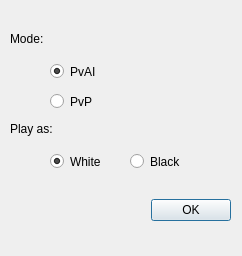
<?xml version="1.0" encoding="UTF-8"?>
<ui version="4.0">
 <class>Startup</class>
 <widget class="QDialog" name="Startup">
  <property name="geometry">
   <rect>
    <x>0</x>
    <y>0</y>
    <width>242</width>
    <height>256</height>
   </rect>
  </property>
  <property name="windowTitle">
   <string>Welcome</string>
  </property>
  <property name="modal">
   <bool>true</bool>
  </property>
  <widget class="QDialogButtonBox" name="buttonBox">
   <property name="geometry">
    <rect>
     <x>10</x>
     <y>190</y>
     <width>221</width>
     <height>41</height>
    </rect>
   </property>
   <property name="orientation">
    <enum>Qt::Horizontal</enum>
   </property>
   <property name="standardButtons">
    <set>QDialogButtonBox::Ok</set>
   </property>
  </widget>
  <widget class="QRadioButton" name="modePvAI">
   <property name="geometry">
    <rect>
     <x>50</x>
     <y>60</y>
     <width>112</width>
     <height>23</height>
    </rect>
   </property>
   <property name="text">
    <string>PvAI</string>
   </property>
   <property name="checked">
    <bool>true</bool>
   </property>
   <attribute name="buttonGroup">
    <string notr="true">modeGr</string>
   </attribute>
  </widget>
  <widget class="QRadioButton" name="modePvP">
   <property name="geometry">
    <rect>
     <x>50</x>
     <y>90</y>
     <width>112</width>
     <height>23</height>
    </rect>
   </property>
   <property name="text">
    <string>PvP</string>
   </property>
   <attribute name="buttonGroup">
    <string notr="true">modeGr</string>
   </attribute>
  </widget>
  <widget class="QRadioButton" name="playAsBlack">
   <property name="geometry">
    <rect>
     <x>130</x>
     <y>150</y>
     <width>112</width>
     <height>23</height>
    </rect>
   </property>
   <property name="text">
    <string>Black</string>
   </property>
   <attribute name="buttonGroup">
    <string notr="true">playAsGr</string>
   </attribute>
  </widget>
  <widget class="QRadioButton" name="playAsWhite">
   <property name="geometry">
    <rect>
     <x>50</x>
     <y>150</y>
     <width>71</width>
     <height>23</height>
    </rect>
   </property>
   <property name="text">
    <string>White</string>
   </property>
   <property name="checked">
    <bool>true</bool>
   </property>
   <attribute name="buttonGroup">
    <string notr="true">playAsGr</string>
   </attribute>
  </widget>
  <widget class="QLabel" name="label">
   <property name="geometry">
    <rect>
     <x>10</x>
     <y>120</y>
     <width>67</width>
     <height>17</height>
    </rect>
   </property>
   <property name="text">
    <string>Play as:</string>
   </property>
  </widget>
  <widget class="QLabel" name="label_2">
   <property name="geometry">
    <rect>
     <x>10</x>
     <y>30</y>
     <width>67</width>
     <height>17</height>
    </rect>
   </property>
   <property name="text">
    <string>Mode:</string>
   </property>
  </widget>
 </widget>
 <resources/>
 <connections>
  <connection>
   <sender>buttonBox</sender>
   <signal>accepted()</signal>
   <receiver>Startup</receiver>
   <slot>accept()</slot>
   <hints>
    <hint type="sourcelabel">
     <x>248</x>
     <y>254</y>
    </hint>
    <hint type="destinationlabel">
     <x>157</x>
     <y>274</y>
    </hint>
   </hints>
  </connection>
  <connection>
   <sender>buttonBox</sender>
   <signal>rejected()</signal>
   <receiver>Startup</receiver>
   <slot>reject()</slot>
   <hints>
    <hint type="sourcelabel">
     <x>316</x>
     <y>260</y>
    </hint>
    <hint type="destinationlabel">
     <x>286</x>
     <y>274</y>
    </hint>
   </hints>
  </connection>
 </connections>
 <buttongroups>
  <buttongroup name="modeGr"/>
  <buttongroup name="playAsGr"/>
 </buttongroups>
</ui>
